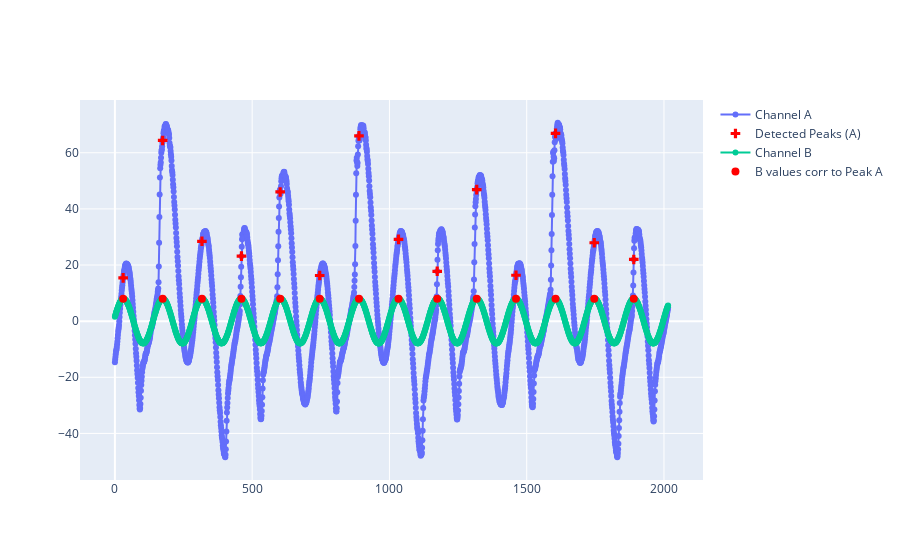

The notebook cell saved with this chart:
### Markdown cell above
## Drawing peaks of A and corresponding values of channel B

### Code cell
fig = go.Figure()
fig.add_trace(go.Scatter(
    y=time_series_A,
    mode='lines+markers',
    name='Channel A'
))

fig.add_trace(go.Scatter(
    x=indices,
    y=[time_series_A[j] for j in indices],
    mode='markers',
    marker=dict(
        size=8,
        color='red',
        symbol='cross'
    ),
    name='Detected Peaks (A)'
))

fig.add_trace(go.Scatter(
    y=time_series_B,
    mode='lines+markers',
    name='Channel B'
))

fig.add_trace(go.Scatter(
    x=indices,
    y=[time_series_B[j] for j in indices],
    mode='markers',
    marker=dict(
        size=8,
        color='red',
        symbol='circle'
    ),
    name='B values corr to Peak A'
))

fig.show()

### Figure 1 — Plotly figure (JSON) as saved in the notebook; plotly's stock layout.template omitted (floating-point values rounded to 4 significant figures; data arrays with more than 128 entries replaced by an {"elided": "..."} marker saying what was removed)
{"data": [{"mode": "lines+markers", "name": "Channel A", "type": "scatter", "y": {"elided": "2016 float values"}}, {"marker": {"color": "red", "size": 8, "symbol": "cross"}, "mode": "markers", "name": "Detected Peaks (A)", "type": "scatter", "x": [30, 174, 317, 461, 602, 746, 889, 1033, 1174, 1318, 1461, 1605, 1746, 1890], "y": [15.41, 64.39, 28.45, 23.17, 46.05, 16.27, 66.01, 29.15, 17.76, 46.88, 16.35, 66.93, 27.94, 21.99]}, {"mode": "lines+markers", "name": "Channel B", "type": "scatter", "y": {"elided": "2016 float values"}}, {"marker": {"color": "red", "size": 8, "symbol": "circle"}, "mode": "markers", "name": "B values corr to Peak A", "type": "scatter", "x": [30, 174, 317, 461, 602, 746, 889, 1033, 1174, 1318, 1461, 1605, 1746, 1890], "y": [7.972, 7.965, 7.982, 7.978, 7.963, 7.989, 7.967, 7.976, 7.978, 7.976, 7.989, 7.957, 7.973, 7.981]}], "layout": {}}
